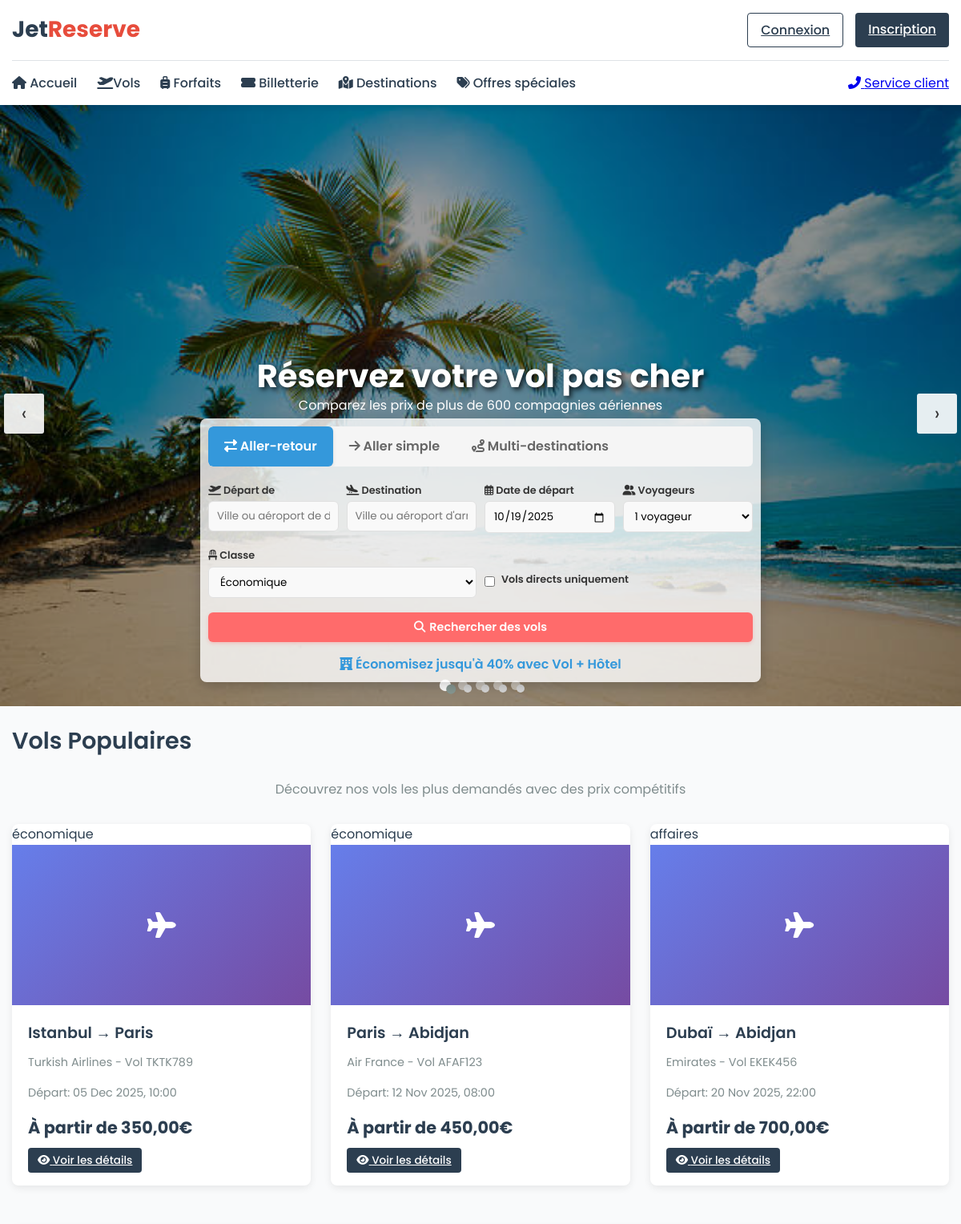
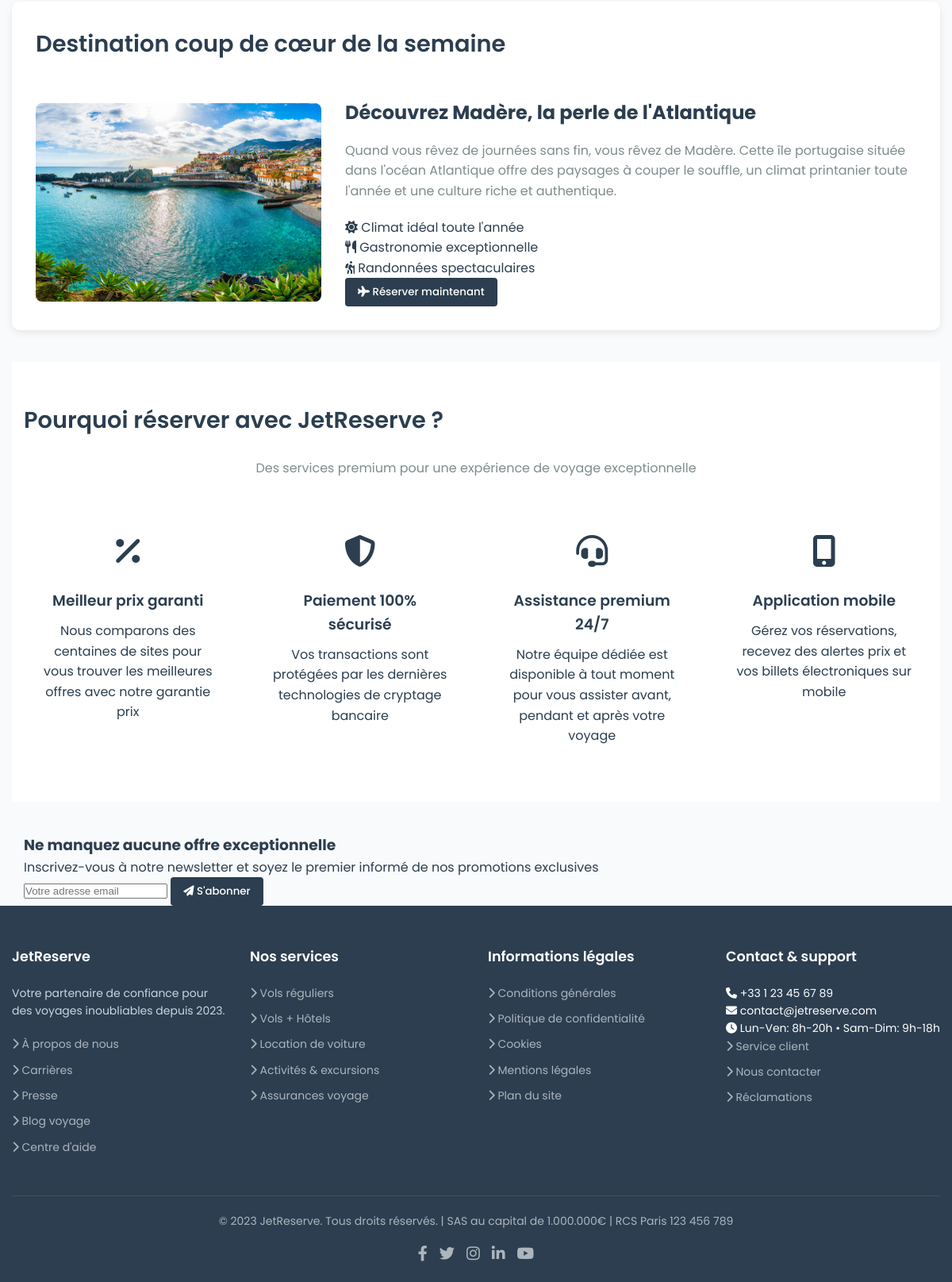
The page / on the database its author committed (2 pictures, top to bottom).
### tables this page shows
CREATE TABLE IF NOT EXISTS `vols` (
  `id_vol` int(11) NOT NULL AUTO_INCREMENT,
  `id_compagnie` int(11) NOT NULL,
  `id_avion` int(11) NOT NULL,
  `depart` varchar(50) NOT NULL,
  `arrivee` varchar(50) NOT NULL,
  `date_depart` datetime NOT NULL,
  `date_arrivee` datetime NOT NULL,
  `prix` decimal(10,2) NOT NULL,
  `escales` int(11) DEFAULT '0',
  `classe` enum('économique','affaires','première') DEFAULT 'économique',
  `numero_vol` varchar(10) DEFAULT NULL,
  `places_disponibles` int(11) DEFAULT NULL,
  PRIMARY KEY (`id_vol`),
  KEY `id_compagnie` (`id_compagnie`),
  KEY `id_avion` (`id_avion`)
);

CREATE TABLE IF NOT EXISTS `compagnies` (
  `id_compagnie` int(11) NOT NULL AUTO_INCREMENT,
  `nom_compagnie` varchar(100) NOT NULL,
  `code_compagnie` varchar(10) NOT NULL,
  `pays` varchar(100) NOT NULL,
  PRIMARY KEY (`id_compagnie`),
  UNIQUE KEY `code_compagnie` (`code_compagnie`)
);

### index.php (the view, shortened to what the rows shown need)
<?php
require_once 'includes/db.php';
$stmt = $pdo->prepare("SELECT v.*, c.nom_compagnie, c.code_compagnie
                      FROM vols v
                      JOIN compagnies c ON v.id_compagnie = c.id_compagnie
                      WHERE v.date_depart > NOW()
                      ORDER BY v.prix ASC
                      LIMIT 4");
$stmt->execute();
$vols_populaires = $stmt->fetchAll(PDO::FETCH_ASSOC);
?>
<!DOCTYPE html>
<html lang="fr">
<head>
    <link rel="stylesheet" href="https://cdnjs.cloudflare.com/ajax/libs/font-awesome/6.4.0/css/all.min.css">
    <link rel="stylesheet" href="https://cdnjs.cloudflare.com/ajax/libs/OwlCarousel2/2.3.4/assets/owl.carousel.min.css">
    <link rel="stylesheet" href="https://cdnjs.cloudflare.com/ajax/libs/OwlCarousel2/2.3.4/assets/owl.theme.default.min.css">
    <link rel="stylesheet" href="style.css">
</head>
<body>
    <div class="main-banner-container">
        <div class="main-banner owl-carousel owl-theme">
            <div class="item banner-1">
                <div class="header-text">
                    <h2>Réservez votre vol pas cher</h2>
                </div>
            </div>
        </div>
    </div>
    <main class="container">
        <section class="offers">
            <h2 class="section-title">Vols Populaires</h2>
            <div class="offers-grid">
                <?php foreach ($vols_populaires as $vol): ?>
                <div class="card">
                    <div class="card-badge"><?php echo htmlspecialchars($vol['classe']); ?></div>
                    <div style="height: 200px; background: linear-gradient(135deg, #667eea 0%, #764ba2 100%); display: flex; align-items: center; justify-content: center; color: white; font-size: 2rem;">
                        <i class="fas fa-plane"></i>
                    </div>
                    <div class="card-content">
                        <h3><?php echo htmlspecialchars($vol['depart']); ?> → <?php echo htmlspecialchars($vol['arrivee']); ?></h3>
                        <p><?php echo htmlspecialchars($vol['nom_compagnie']); ?> - Vol <?php echo htmlspecialchars($vol['code_compagnie'] . $vol['numero_vol']); ?></p>
                        <p>Départ: <?php echo date('d M Y, H:i', strtotime($vol['date_depart'])); ?></p>
                        <div class="price">À partir de <?php echo number_format($vol['prix'], 2, ',', ' '); ?>€</div>
                        <?php if (isset($_SESSION['id_user'])): ?>
                            <a href="vol_details.php?id_vol=<?php echo $vol['id_vol']; ?>" class="btn btn-primary btn-sm">
                                <i class="fas fa-eye"></i> Voir les détails
                            </a>
                        <?php else: ?>
                            <a href="vge64/connexion.php?redirect=vol_details&id_vol=<?php echo $vol['id_vol']; ?>" class="btn btn-primary btn-sm">
                                <i class="fas fa-eye"></i> Voir les détails
                            </a>
                        <?php endif; ?>
                    </div>
                </div>
                <?php endforeach; ?>
            </div>
        </section>
        <section class="madeira-section">
            <h2 class="section-title">Destination coup de cœur de la semaine</h2>
        </section>
        <section class="features">
            <div class="container">
                <h2 class="section-title">Pourquoi réserver avec JetReserve ?</h2>
            </div>
        </section>
    </main>
</body>
</html>

### rows shown on the page
vols: classe "économique", depart "Istanbul", arrivee "Paris", id_compagnie.nom_compagnie "Turkish Airlines", id_compagnie+numero_vol "TKTK789", date_depart "05 Dec 2025, 10:00", prix "350,00"
vols: classe "économique", depart "Paris", arrivee "Abidjan", id_compagnie.nom_compagnie "Air France", id_compagnie+numero_vol "AFAF123", date_depart "12 Nov 2025, 08:00", prix "450,00"
vols: classe "affaires", depart "Dubaï", arrivee "Abidjan", id_compagnie.nom_compagnie "Emirates", id_compagnie+numero_vol "EKEK456", date_depart "20 Nov 2025, 22:00", prix "700,00"
